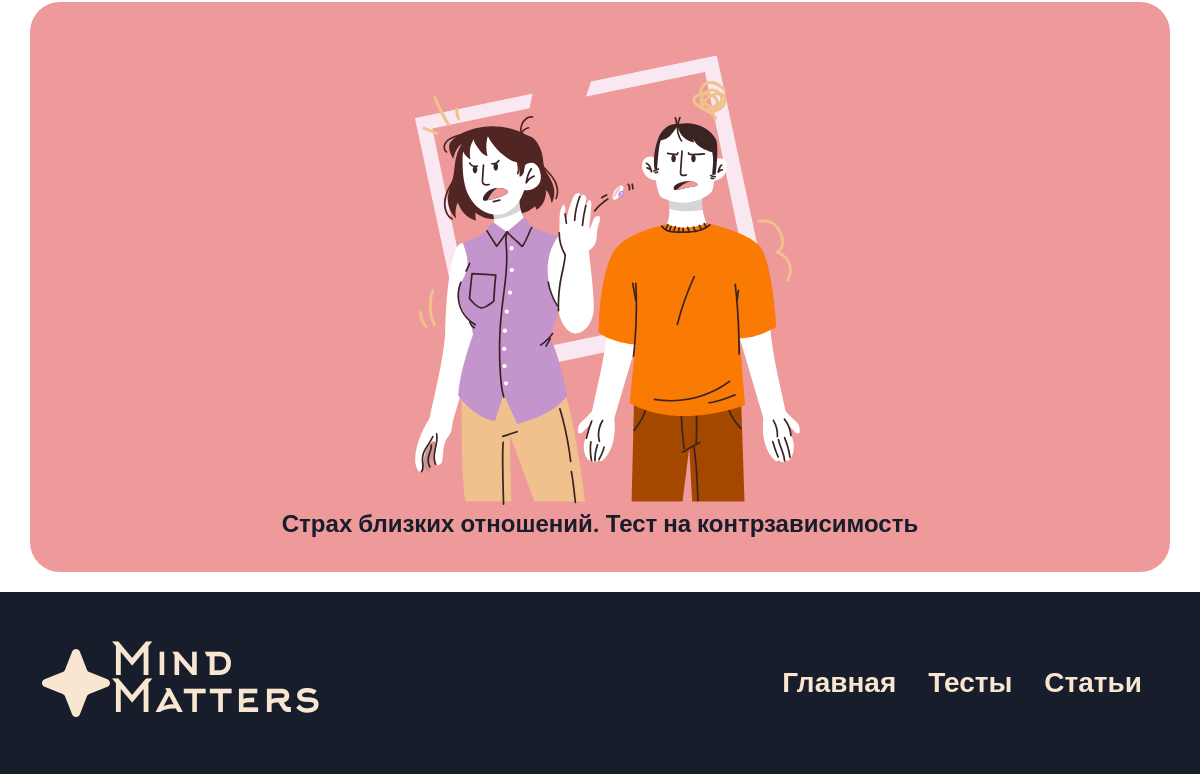
/tests (lower part), run on an earlier commit of the app's database.
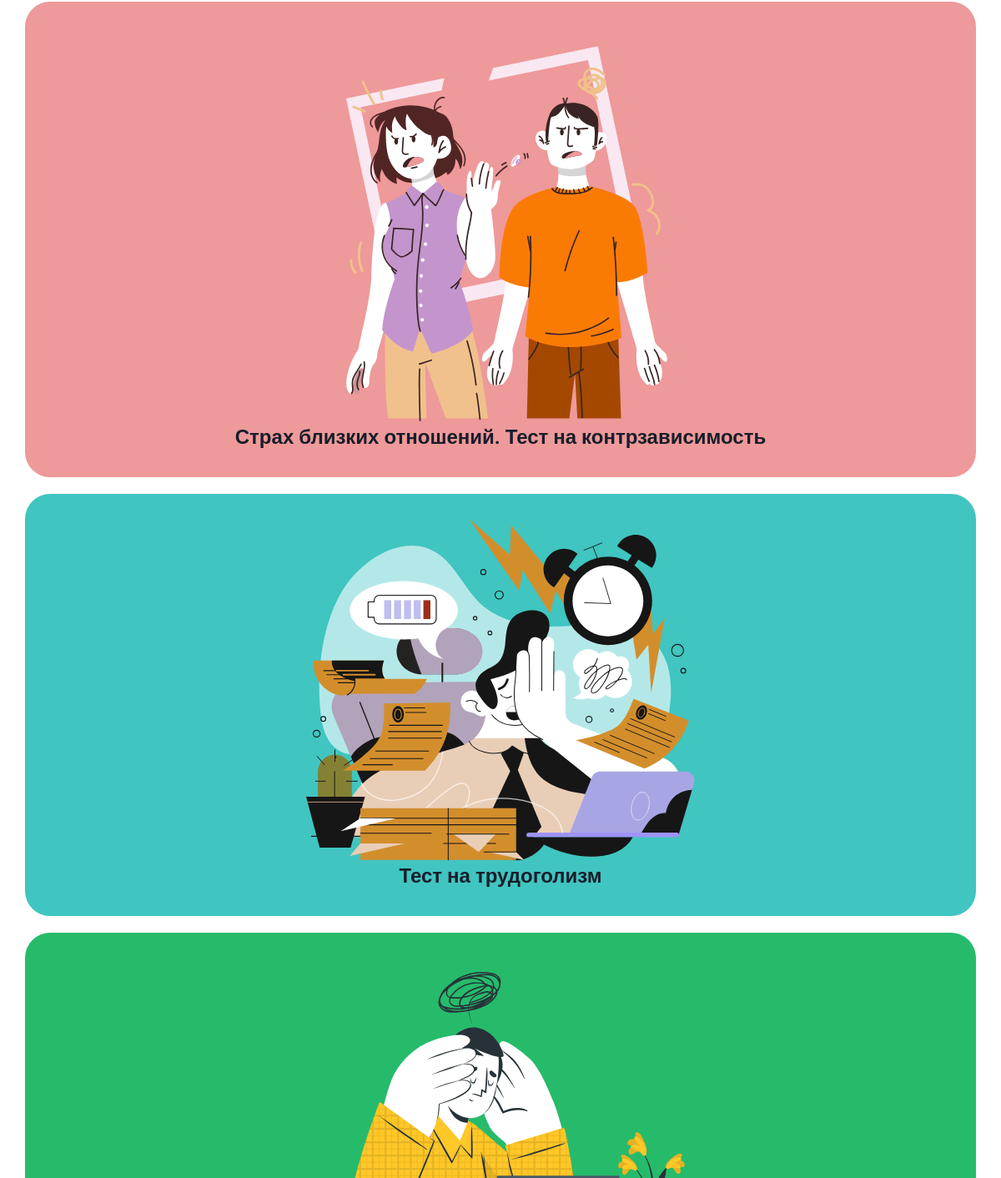
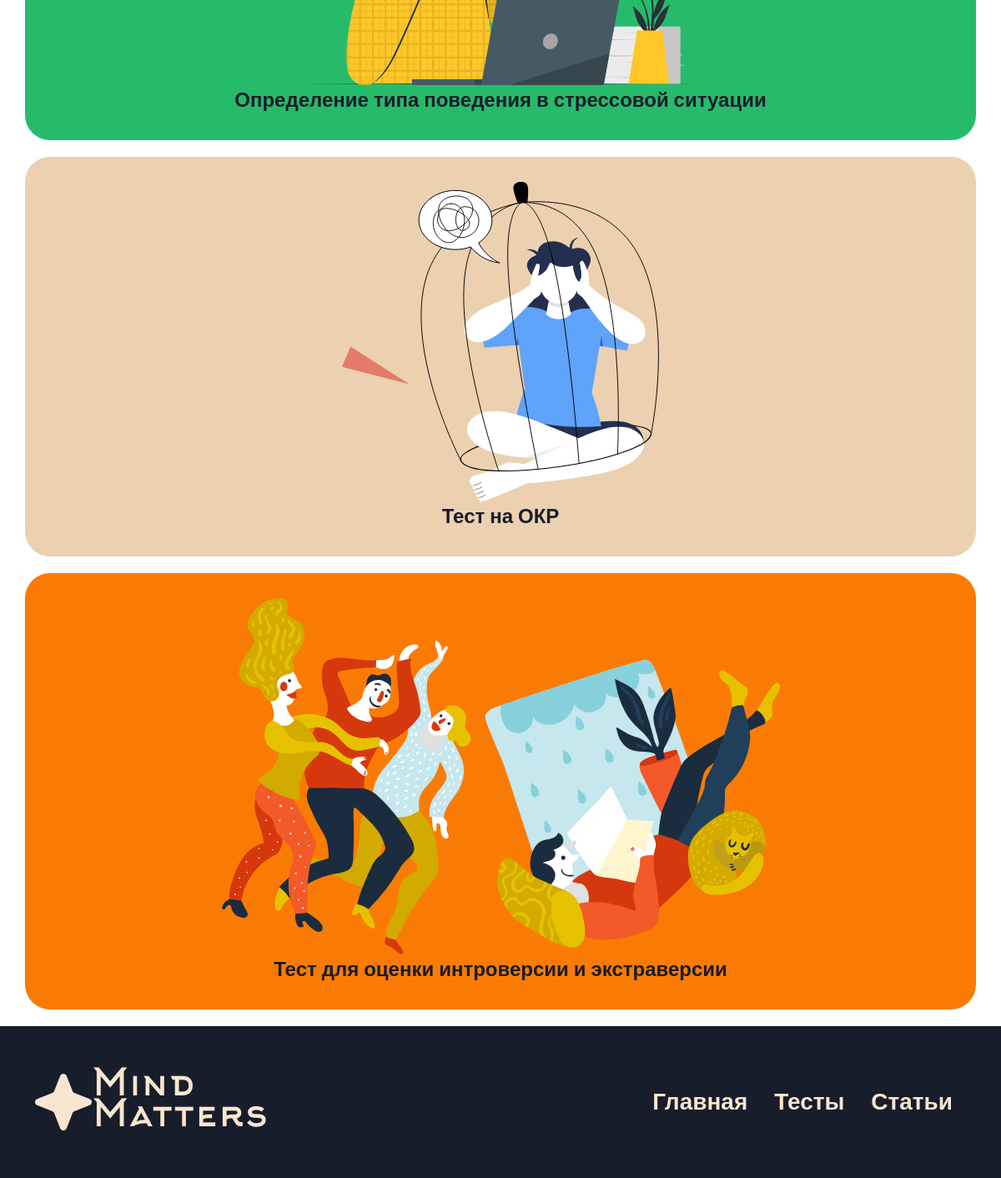
And on a later commit of the database (2 pictures, top to bottom).
### app/models.py (models this page shows, shortened)
class Tests(db.Model):
    id = db.Column(db.Integer,primary_key=True)
    title = db.Column(db.String(100))
    text = db.Column(db.Text)
    image_name = db.Column(db.String(100))
    category = db.Column(db.String(100))
    color = db.Column(db.String(100))

### app/views.py (the view)
@app.route('/tests', methods=['GET', 'POST'])
def tests():
    tests = Tests.query.all()
    if request.method == 'GET':
        title = request.args.get('seach')
        if title:
            title= title.capitalize()
            title = "%{}%".format(title)
            tests = Tests.query.filter(Tests.title.like(title)).all()
            return render_template("tests.html",tests=tests)
        else:
             return render_template("tests.html",tests=tests)
    return render_template("tests.html",tests=tests)

### app/views.py (called while the page is built)
@app.context_processor
def inject_user():
    def get_user_name():
        if 'name' in session:
            return Users.query.filter_by(email=session['name']).first()
    return dict(active_user=get_user_name())

### app/templates/tests.html (shortened to what this page needs)
{% extends 'base.html' %}
{% block main %}
    <div class="articles-wrap">
        <div class="container">
            <div class="popular-tests-moblie">
                {%for test in tests%}
                <div class="row" style="background-color: {{test.color}};">
                    {%if test.image_name%}
                    <a href="/test/{{test.id}}"> <img src="../static/img/upload/{{test.image_name}}" alt="" class="img-fluid" srcset=""></a>
                    {%endif%}
                    <a href="/test/{{test.id}}" class="text-link">{{test.title}} </a>
                </div>
                {%endfor%}
            </div>
        </div>
    </div>
    {% endblock %}

### app/templates/base.html (shortened to what this page needs)
<!DOCTYPE html>
<html lang="en">
  <head>
    <link
      href="https://cdn.jsdelivr.net/npm/bootstrap@5.3.3/dist/css/bootstrap.min.css"
      rel="stylesheet"
    />
    <link rel="stylesheet" href="../static/css/style.css" />
  </head>
  <body>
    <main>{% block main %} {% endblock %}</main>
    <footer>
      <div class="container">
        <div class="big-footer">
          <div class="d-flex justify-content-evenly align-items-center py-4">
            <a
              href="#"
              class="d-flex align-items-center mb-3 mb-md-0 me-md-auto text-decoration-none"
            >
              <img src="../static/img/footer.svg" alt="" />
              <span class="logo-text-footer"
                >Mind <br />
                Matters</span
              >
            </a>
            <ul class="nav nav-pills nav-links-footer">
              <li class="nav-item">
                <a href="/" class="nav-link first-link">Главная</a>
              </li>
              <li class="nav-item">
                <a href="/tests" class="nav-link">Тесты</a>
              </li>
              <li class="nav-item">
                <a href="/articles" class="nav-link">Статьи</a>
              </li>
            </ul>
          </div>
        </div>
      </div>
    </footer>
  </body>
</html>

### app/static/css/style.css (style rules this page uses)
* { font-family: "Roboto", sans-serif; }
.popular-tests-moblie { text-align: center; display: flex; flex-direction: column; justify-content: center; align-items: center; display: none; }
.popular-tests-moblie div { padding: 30px; border-radius: 30px; display: flex; margin-bottom: 20px; }
.popular-tests-moblie a { text-decoration: none; color: #181d2b; font-weight: bold; font-size: 24px; }
footer { background-color: #181d2b; padding: 30px; }
.logo-text-footer { font-size: 45px; line-height: 37px; font-family: "Arkhip"; color: #f8e6d0; }
.nav-links-footer a { font-size: 28px; color: #f8e6d0; line-height: 32px; position: relative; text-decoration: none; font-weight: bold; font-family: "Roboto", sans-serif; }
@media (max-width: 1200px) { .popular-tests-moblie { display: block; } }

### app/templates/base.html (style rules this page uses)
html { height: 100%; }
body { display: flex; flex-direction: column; height: 100%; }
main { flex: 1 0 auto; }
footer { flex: 0 0 auto; }

What changed in the data, as far as the page shows it:
added Tests: image_name (picture), title "Тест на трудоголизм"
added Tests: image_name (picture), title "Определение типа поведения в стрессовой ситуации"
added Tests: image_name (picture), title "Тест на ОКР"
added Tests: image_name (picture), title "Тест для оценки интроверсии и экстраверсии"
